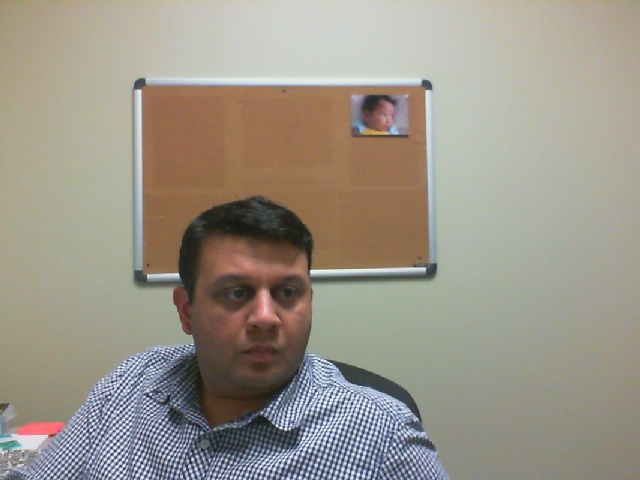
#> input picture html/Register/pic.jpg, 640 x 480 px, given in place of the camera
$ python shapes.py   (Python 2 division)
#> lines starting #> are read from the running program, lines starting #| are printed output that depends on the picture; after the words box and inside, x2 and y2 are one past the last pixel; in counts of white or black regions, pixels touching at a corner belong together
import numpy as np
import cv2


# Constants
DEVICE_NUMBER = 0
FONT_FACES = [
    cv2.FONT_HERSHEY_SIMPLEX,
    cv2.FONT_HERSHEY_PLAIN,
    cv2.FONT_HERSHEY_DUPLEX,
    cv2.FONT_HERSHEY_COMPLEX,
    cv2.FONT_HERSHEY_TRIPLEX,
    cv2.FONT_HERSHEY_COMPLEX_SMALL,
    cv2.FONT_HERSHEY_SCRIPT_SIMPLEX,
    cv2.FONT_HERSHEY_SCRIPT_COMPLEX
]
# Init webcam
# http://docs.opencv.org/2.4/modules/highgui/doc/reading_and_writing_images_and_video.html#videocapture-videocapture
vc = cv2.VideoCapture(DEVICE_NUMBER)

# Check if the webcam init was successful
# http://docs.opencv.org/2.4/modules/highgui/doc/reading_and_writing_images_and_video.html#videocapture-isopened
if vc.isOpened(): # try to get the first frame
    # http://docs.opencv.org/2.4/modules/highgui/doc/reading_and_writing_images_and_video.html#videocapture-read
    retval, img = vc.read()
#> img is the input picture: shape (480, 640, 3); mean B, G, R 137.4, 149.2, 155.2
else:
    sys.exit(1)

while retval:
    gray = cv2.cvtColor(img, cv2.COLOR_BGR2GRAY)
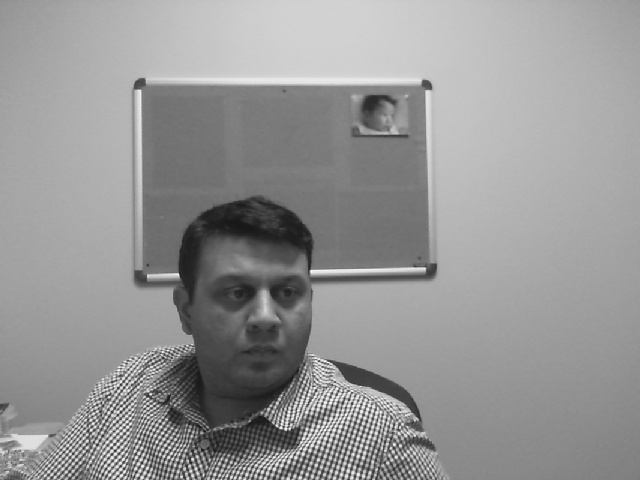
#> gray: shape (480, 640); min 17, max 252, mean 149.6

    ret,thresh = cv2.threshold(gray,127,255,1)
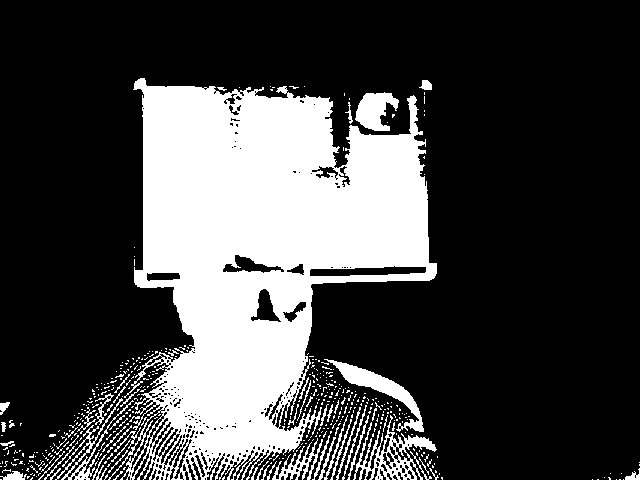
#> thresh: shape (480, 640); 27% white; 469 white regions (412 under 20 px)

    contours,h = cv2.findContours(thresh,1,2)
#> contours = 735 contours, 658 with area under 20; largest, box (x1, y1, x2, y2) and area: (108, 78, 437, 480) 75664, (353, 415, 437, 480) 1746, (324, 359, 424, 432) 1400, (355, 92, 399, 131) 984, (309, 265, 427, 277) 914; h = 735 rows, first 6: [1, -1, -1, -1], [2, 0, -1, -1], [3, 1, -1, -1], [4, 2, -1, -1], [5, 3, -1, -1], [6, 4, -1, -1]

    for cnt in contours:
        approx = cv2.approxPolyDP(cnt,0.01*cv2.arcLength(cnt,True),True)
        print len(approx)
        if len(approx)==4:
            print "square"
            cv2.drawContours(img,[cnt],0,(0,0,255),-1)
#> this loop made 735 passes
#> approx on passes 1 to 3: [[623, 479]], [[619, 479], [620, 479]], [[616, 479]]
#| 1
#| 2
#| 1
#| 2
#| 1
#| 2
#| 6
#| 1
#> (further printed lines are left out)
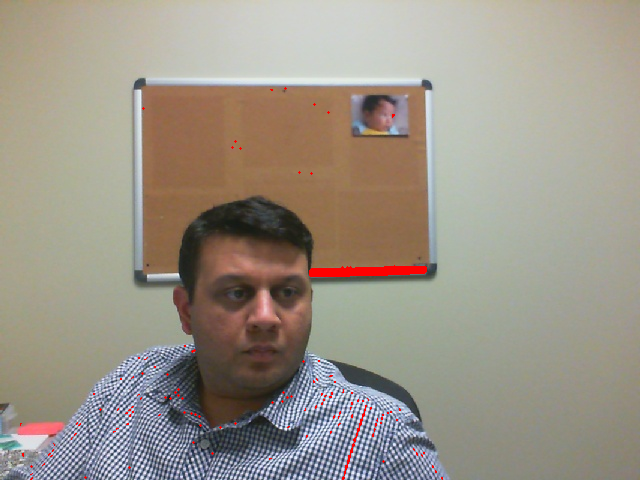
#> img: shape (480, 640, 3); 0.58% of pixels changed, all inside (x1, y1, x2, y2) = (20, 87, 443, 480)

    cv2.imshow('img',img)
    cv2.waitKey(0)
    cv2.destroyAllWindows()
